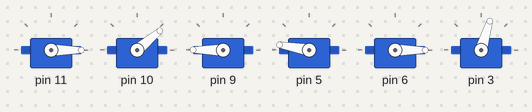
Recording of a sketch running on a simulated Arduino Uno, built with avr-gcc and run on an emulated ATmega328P. Parts: 6 × servo.

Above: at 0.1 s.
At 6.16 s:
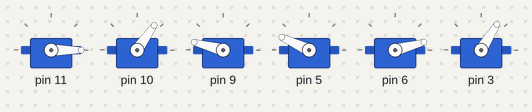
At 14.26 s:
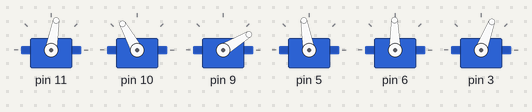
At 22.18 s:
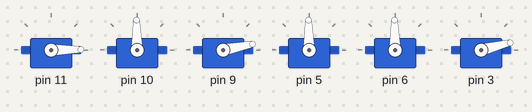
At 30.75 s:
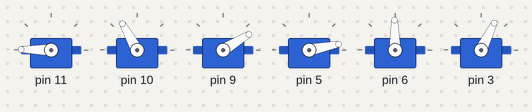
At 37.77 s:
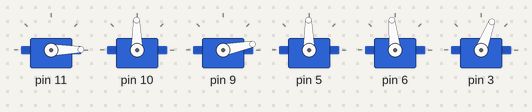
Timing chart, 0 to 40.0 s (numbered marks = the images above):
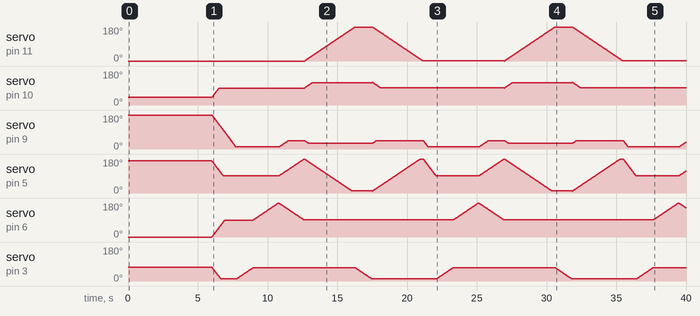

The sketch:

sketch_jan30a.ino
```cpp
#include <Braccio.h>
#include <Servo.h>

Servo base;
Servo shoulder;
Servo elbow;
Servo wrist_rot;
Servo wrist_ver;
Servo gripper;

void setup() {
  //Initialization functions and set up the initial position for Braccio
  //All the servo motors will be positioned in the "safety" position:
  //Base (M1):90 degrees
  //Shoulder (M2): 45 degrees
  //Elbow (M3): 180 degrees
  //Wrist vertical (M4): 180 degrees
  //Wrist rotation (M5): 90 degrees
  //gripper (M6): 10 degrees
  Braccio.begin();
}

void loop() {
   /*
   Step Delay: a milliseconds delay between the movement of each servo.  Allowed values from 10 to 30 msec.
   M1=base degrees. Allowed values from 0 to 180 degrees
   M2=shoulder degrees. Allowed values from 15 to 165 degrees
   M3=elbow degrees. Allowed values from 0 to 180 degrees
   M4=wrist vertical degrees. Allowed values from 0 to 180 degrees
   M5=wrist rotation degrees. Allowed values from 0 to 180 degrees
   M6=gripper degrees. Allowed values from 10 to 73 degrees. 10: the tongue is open, 73: the gripper is closed.
  */

                       //(step delay, M1, M2, M3, M4, M5, M6);
  Braccio.ServoMovement(5,           0,  90, 10, 90, 90,  10);  //STRETCHES STRAIGHT
  Braccio.ServoMovement(20,           0,  90, 10, 90, 90,  70);   //GRIPPER CLOSES
  Braccio.ServoMovement(20,           0,  90, 10, 90, 180,  70); // GRIPPER TWISTS


  Braccio.ServoMovement(20,           0,  90, 45, 180, 90,  70); // STANDARD POSITION


  Braccio.ServoMovement(20,           180,  120, 30, 10, 90,  70); // BASE ROTATES
  Braccio.ServoMovement(20,           180,  120, 30, 10, 90,  10); // GRIPPER OPENS

  Braccio.ServoMovement(20,           0,  90, 45, 180, 90,  10); // STANDARD POSITION


  //Wait 1 second
  //delay(1000);

  //Braccio.ServoMovement(20,           180,  165, 0, 0, 180,  10);

  //Wait 1 second
  //delay(1000);
}
```
